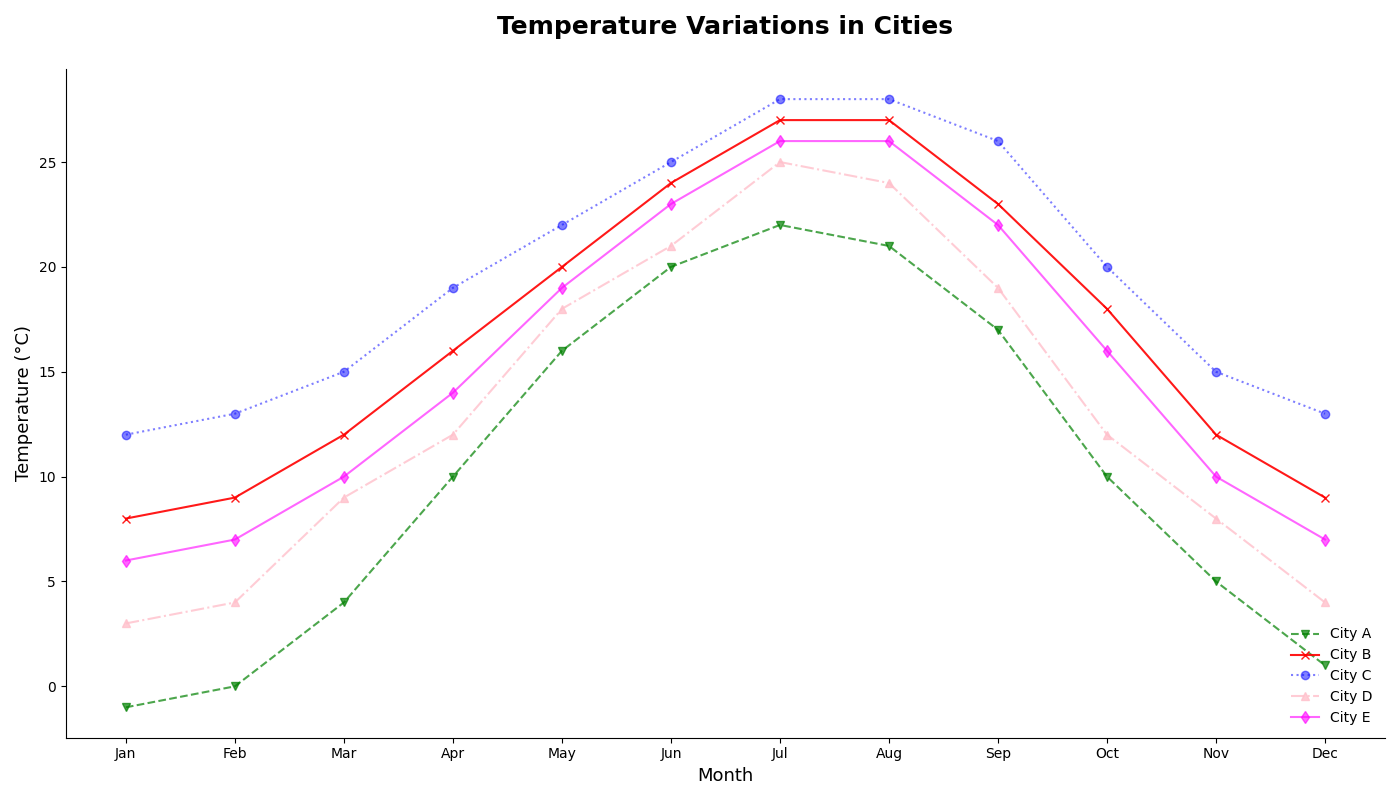

Recreate this plot in Python.
import matplotlib.pyplot as plt
import numpy as np

months = np.arange(1, 13)
city1_temps = [-1, 0, 4, 10, 16, 20, 22, 21, 17, 10, 5, 1]
city2_temps = [8, 9, 12, 16, 20, 24, 27, 27, 23, 18, 12, 9]
city3_temps = [12, 13, 15, 19, 22, 25, 28, 28, 26, 20, 15, 13]
city4_temps = [3, 4, 9, 12, 18, 21, 25, 24, 19, 12, 8, 4]
city5_temps = [6, 7, 10, 14, 19, 23, 26, 26, 22, 16, 10, 7]

fig, ax = plt.subplots(figsize=(14, 8))

ax.plot(months, city1_temps, marker='v', linestyle='--', color='green', linewidth=1.5, label='City A', alpha=0.7)
ax.plot(months, city2_temps, marker='x', linestyle='-', color='red', linewidth=1.5, label='City B', alpha=0.9)
ax.plot(months, city3_temps, marker='o', linestyle=':', color='blue', linewidth=1.5, label='City C', alpha=0.5)
ax.plot(months, city4_temps, marker='^', linestyle='-.', color='pink', linewidth=1.5, label='City D', alpha=0.8)
ax.plot(months, city5_temps, marker='d', linestyle='-', color='magenta', linewidth=1.5, label='City E', alpha=0.6)

plt.title('Temperature Variations in Cities', fontsize=18, fontweight='bold', pad=25)
plt.xlabel('Month', fontsize=13)
plt.ylabel('Temperature (°C)', fontsize=13)

plt.xticks(months, ['Jan', 'Feb', 'Mar', 'Apr', 'May', 'Jun', 'Jul', 'Aug', 'Sep', 'Oct', 'Nov', 'Dec'])

plt.grid(False)  # Grid removed for stylistic change

plt.legend(loc='lower right', fontsize=10, frameon=False)

ax.spines['top'].set_visible(False)  # Removes the top border
ax.spines['right'].set_visible(False)  # Removes the right border

plt.tight_layout()
plt.show()
